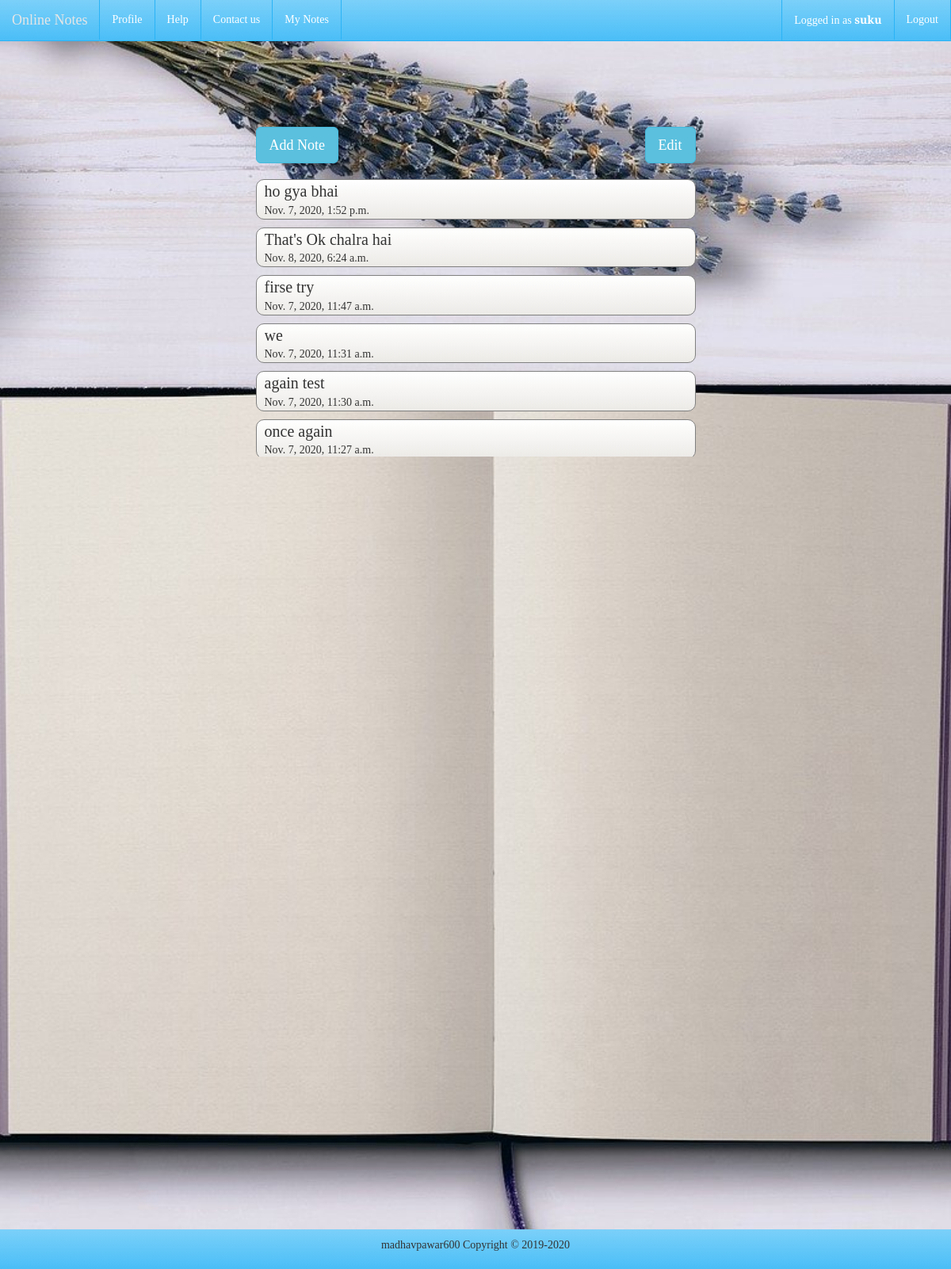
/onlinenotes/ (signed in), run on the app's committed database.
### notesapp/models.py (models this page shows, shortened)
class Notes(models.Model):
    textnote=models.CharField(max_length=10000)
    user=models.ForeignKey(User,db_column='username',on_delete=models.CASCADE)
    time=models.DateTimeField()

### notesapp/views.py (the view)
# urls.py: path('',views.homepage,name='homepage'),
def homepage(request):
    if request.user.is_authenticated:
        context={}
        note=Notes.objects.filter(user=request.user)
        note=reversed(note)
        context['notes']=note
        return render(request,'mainpage.html',context)
    else:
        return render(request,'index.html')

### templates/mainpage.html (shortened to what this page needs)
{%extends "layout.html" %}
{%block content%}
  <div class="container" id="containernote">
    <div class="row">
      <div class="col-md-offset-3 col-md-6">
        <form method="POST" id="formnotepad">
        <div class="button">
          <input type="button" id='addnote' class="btn btn-info btn-lg" value="Add Note">
          <input type="button" id='edit' class="btn btn-info btn-lg pull-right" value="Edit">
        </div>
        <div id="notes">
        {%for note in notes%}
        <div class="notes" id={{note.id}}>
          <div class='text' id='notestext'>{{note.textnote}}</div>
          <div class='timetext' id='notestime'>{{note.time}}</div>
        </div>
        {%endfor%}
      </div>
    </form>
      </div>
    </div>
  </div>
{%endblock%}

### templates/layout.html (shortened to what this page needs)
<!DOCTYPE html>
<html>
<head>
  {%load static%}
	<link rel="stylesheet" href="https://maxcdn.bootstrapcdn.com/bootstrap/3.4.1/css/bootstrap.min.css">
	<link rel="stylesheet" type="text/css" href="{% static 'stylling.css' %}">
</head>
<body>
	{% include 'mainNavigationbar.html' %}
  {%block content%}
  {%endblock%}
      <div class="footer">
          <div class="container">
              <p>madhavpawar600 Copyright &copy; 2019-2020 </p>
          </div>
      </div>
</body>
</html>

### templates/mainNavigationbar.html (shortened to what this page needs)
	<nav role='navigation' class="navbar navbar-custom navbar-fixed-top">
		<div class="container-fluid">
			<div class='navbar-header'>
				<a class="navbar-brand" href="#">Online Notes</a>
			</div>
			<div class="navbar-collapse collapse" id="navbarCollapse">
				<ul class="nav navbar-nav">
					<li><a href="/onlinenotes/profile">Profile</a></li>
					<li><a href="#">Help</a></li>
					<li><a href="#">Contact us</a></li>
          <li ><a href="/onlinenotes/">My Notes</a></li>
				</ul>
				<ul class="nav navbar-nav navbar-right">
          <li><a href="#" >Logged in as <strong>{{request.user}}</strong></a></li>
					<li><a href="/onlinenotes/logout" >Logout</a></li>
				</ul>
			</div>
		</div>
	</nav>

### static/stylling.css (style rules this page uses)
html { position: relative; min-height: 100%; }
body { font-family: Arvo,serif; background:url("/static/notespic4.jpg") no-repeat center center; background-size: cover; background-attachment: fixed; }
.footer { position: absolute; bottom: 0; text-align: center; width: 100%; padding: 10px; }
.navbar-custom, .footer { background-color: #4abef7; border-color: #2ab3f6; background-image: -webkit-gradient(linear, left 0%, left 100%, from(#7bd0f9), to(#4abef7)); background-image: -webkit-linear-gradient(top, #7bd0f9, 0%, #4abef7, 100%); background-image: -moz-linear-gradient(top, #7bd0f9 0%, #4abef7 100%); background-image: linear-gradient(to bottom, #7bd0f9 0%, #4abef7 100%); background-repeat: repeat-x; filter: progid:DXImageTransform.Microsoft.gradient(startColorstr='#ff7bd0f9', endColorstr='#ff4abef7', GradientType=0); }
.navbar-custom .navbar-brand { color: #ffffff; }
.navbar-custom .navbar-nav > li:last-child > a { border-right: 1px solid #2ab3f6; }
.navbar-custom .navbar-nav > li > a { color: #ffffff; border-left: 1px solid #2ab3f6; }
.navbar-custom .navbar-collapse, .navbar-custom .navbar-form { border-color: #28b2f5; }

### templates/layout.html (style rules this page uses)
#containernote { margin-top: 160px; }
.button { margin-bottom: 20px; }
#notes { height:350px; overflow: scroll; }
.notes { border: 1px solid grey; border-radius: 10px; margin-bottom: 10px; cursor: pointer; padding: 0 10px; background: linear-gradient(#FFFFFF,#ECEAE7); }
.text { font-size: 20px; overflow: hidden; white-space: nowrap; text-overflow: ellipsis; }

### data on the page
Notes: textnote "ho gya bhai", time "Nov. 7, 2020, 1:52 p.m."
Notes: textnote "That's Ok chalra hai", time "Nov. 8, 2020, 6:24 a.m."
Notes: textnote "firse try", time "Nov. 7, 2020, 11:47 a.m."
Notes: textnote "we", time "Nov. 7, 2020, 11:31 a.m."
Notes: textnote "again test", time "Nov. 7, 2020, 11:30 a.m."
Notes: textnote "once again", time "Nov. 7, 2020, 11:27 a.m."

### other printed values
{{ request.user }} "suku"
